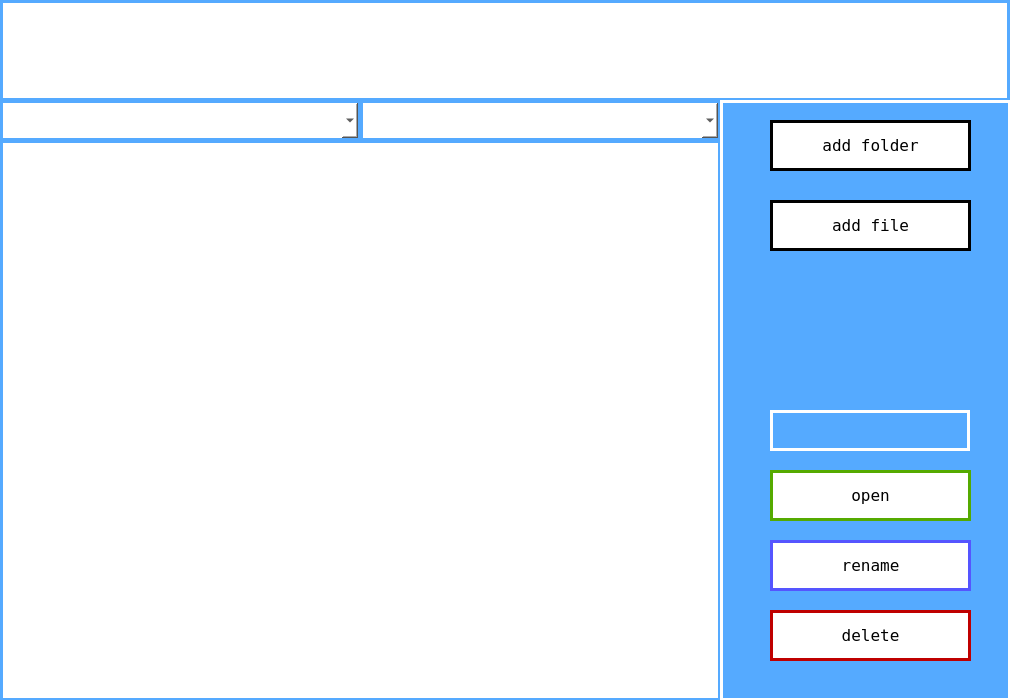
<?xml version="1.0" encoding="UTF-8"?>
<ui version="4.0">
 <class>MainWindow</class>
 <widget class="QMainWindow" name="MainWindow">
  <property name="geometry">
   <rect>
    <x>0</x>
    <y>0</y>
    <width>1010</width>
    <height>700</height>
   </rect>
  </property>
  <property name="windowTitle">
   <string>MainWindow</string>
  </property>
  <widget class="QWidget" name="centralwidget">
   <widget class="QFrame" name="frame">
    <property name="geometry">
     <rect>
      <x>0</x>
      <y>0</y>
      <width>1010</width>
      <height>101</height>
     </rect>
    </property>
    <property name="styleSheet">
     <string notr="true"/>
    </property>
    <property name="frameShape">
     <enum>QFrame::StyledPanel</enum>
    </property>
    <property name="frameShadow">
     <enum>QFrame::Raised</enum>
    </property>
    <widget class="QPushButton" name="pushButton_6">
     <property name="geometry">
      <rect>
       <x>0</x>
       <y>0</y>
       <width>1010</width>
       <height>101</height>
      </rect>
     </property>
     <property name="cursor">
      <cursorShape>OpenHandCursor</cursorShape>
     </property>
     <property name="styleSheet">
      <string notr="true">QPushButton{
background: rgb(255, 255, 255);
border: 3px solid rgb(85, 170, 255);
}
QPushButton:hover{
border: 3px solid rgb(85, 170, 255);
background: rgb(143, 206, 255);
color: white;
}
</string>
     </property>
     <property name="text">
      <string/>
     </property>
     <property name="icon">
      <iconset>
       <normaloff>Photo/197_person_1824144.png</normaloff>Photo/197_person_1824144.png</iconset>
     </property>
     <property name="iconSize">
      <size>
       <width>90</width>
       <height>104</height>
      </size>
     </property>
    </widget>
   </widget>
   <widget class="QFrame" name="frame_2">
    <property name="geometry">
     <rect>
      <x>0</x>
      <y>100</y>
      <width>721</width>
      <height>601</height>
     </rect>
    </property>
    <property name="styleSheet">
     <string notr="true">background:rgb(255, 255, 255);
border: 3px solid rgb(85, 170, 255);</string>
    </property>
    <property name="frameShape">
     <enum>QFrame::StyledPanel</enum>
    </property>
    <property name="frameShadow">
     <enum>QFrame::Raised</enum>
    </property>
    <widget class="QComboBox" name="comboBoxfile">
     <property name="geometry">
      <rect>
       <x>360</x>
       <y>0</y>
       <width>361</width>
       <height>41</height>
      </rect>
     </property>
     <property name="font">
      <font>
       <family>terminal</family>
      </font>
     </property>
     <property name="cursor">
      <cursorShape>SizeVerCursor</cursorShape>
     </property>
     <property name="acceptDrops">
      <bool>true</bool>
     </property>
     <property name="styleSheet">
      <string notr="true">QComboBox::down-arrow { 
padding-right: 5px;}
QComboBox QAbstractItemView::item {
 border: none; 
padding-left: 5px;
 }
QComboBox QAbstractItemView::item:selected { 
background: rgb(47, 175, 178); 
padding-left: 5px; 
}
QComboBox{
background: rgb(255, 255, 255);
border: 3px solid rgb(85, 170, 255);
font-family: terminal;
}</string>
     </property>
     <property name="editable">
      <bool>false</bool>
     </property>
     <property name="currentText">
      <string/>
     </property>
     <property name="duplicatesEnabled">
      <bool>false</bool>
     </property>
    </widget>
    <widget class="QComboBox" name="comboBoxFolder">
     <property name="geometry">
      <rect>
       <x>0</x>
       <y>0</y>
       <width>361</width>
       <height>41</height>
      </rect>
     </property>
     <property name="font">
      <font>
       <family>terminal</family>
      </font>
     </property>
     <property name="cursor">
      <cursorShape>SizeVerCursor</cursorShape>
     </property>
     <property name="acceptDrops">
      <bool>true</bool>
     </property>
     <property name="styleSheet">
      <string notr="true">QComboBox::down-arrow { 
padding-right: 5px;}
QComboBox QAbstractItemView::item {
 border: none; 
padding-left: 5px;
 }
QComboBox QAbstractItemView::item:selected { 
background: rgb(47, 175, 178); 
padding-left: 5px; 
}
QComboBox{
background: rgb(255, 255, 255);
border: 3px solid rgb(85, 170, 255);
font-family: terminal;
}</string>
     </property>
     <property name="editable">
      <bool>true</bool>
     </property>
     <property name="currentText">
      <string/>
     </property>
     <property name="duplicatesEnabled">
      <bool>false</bool>
     </property>
    </widget>
    <widget class="QLabel" name="label_2">
     <property name="geometry">
      <rect>
       <x>0</x>
       <y>40</y>
       <width>721</width>
       <height>561</height>
      </rect>
     </property>
     <property name="text">
      <string/>
     </property>
     <property name="pixmap">
      <pixmap>Photo/869a61947e07fd6e9d185796baf14174.jpg</pixmap>
     </property>
     <property name="scaledContents">
      <bool>true</bool>
     </property>
    </widget>
   </widget>
   <widget class="QFrame" name="frame_3">
    <property name="geometry">
     <rect>
      <x>720</x>
      <y>100</y>
      <width>291</width>
      <height>601</height>
     </rect>
    </property>
    <property name="styleSheet">
     <string notr="true">background: rgb(85, 170, 255);
border: 3px solid white;</string>
    </property>
    <property name="frameShape">
     <enum>QFrame::StyledPanel</enum>
    </property>
    <property name="frameShadow">
     <enum>QFrame::Raised</enum>
    </property>
    <widget class="QPushButton" name="dele">
     <property name="geometry">
      <rect>
       <x>50</x>
       <y>510</y>
       <width>201</width>
       <height>51</height>
      </rect>
     </property>
     <property name="font">
      <font>
       <family>Terminal</family>
       <pointsize>12</pointsize>
      </font>
     </property>
     <property name="cursor">
      <cursorShape>PointingHandCursor</cursorShape>
     </property>
     <property name="styleSheet">
      <string notr="true">QPushButton{
border: 3px solid  rgb(191, 0, 0);
color: black;
background:rgb(255, 255, 255);
}
QPushButton:hover{
border: 3px solid rgb(255, 255, 255);
background: rgb(191, 0, 0);
color: white;
}
</string>
     </property>
     <property name="text">
      <string>delete</string>
     </property>
    </widget>
    <widget class="QPushButton" name="rename">
     <property name="geometry">
      <rect>
       <x>50</x>
       <y>440</y>
       <width>201</width>
       <height>51</height>
      </rect>
     </property>
     <property name="font">
      <font>
       <family>Terminal</family>
       <pointsize>12</pointsize>
      </font>
     </property>
     <property name="cursor">
      <cursorShape>PointingHandCursor</cursorShape>
     </property>
     <property name="styleSheet">
      <string notr="true">QPushButton{
border: 3px solid  rgb(85, 85, 255);
color: black;
background:rgb(255, 255, 255);
}
QPushButton:hover{
border: 3px solid rgb(255, 255, 255);
color: white;
background: rgb(85, 85, 255);
}
</string>
     </property>
     <property name="text">
      <string>rename</string>
     </property>
    </widget>
    <widget class="QPushButton" name="open">
     <property name="geometry">
      <rect>
       <x>50</x>
       <y>370</y>
       <width>201</width>
       <height>51</height>
      </rect>
     </property>
     <property name="font">
      <font>
       <family>Terminal</family>
       <pointsize>12</pointsize>
      </font>
     </property>
     <property name="cursor">
      <cursorShape>PointingHandCursor</cursorShape>
     </property>
     <property name="styleSheet">
      <string notr="true">QPushButton{
background: rgb(255, 255, 255);
border: 3px solid rgb(85, 170, 0);
color: black
}
QPushButton:hover{
border: 3px solid rgb(255, 255, 255);
background: rgb(85, 170, 0);
color: white;
}
</string>
     </property>
     <property name="text">
      <string>open</string>
     </property>
    </widget>
    <widget class="QPushButton" name="folder">
     <property name="geometry">
      <rect>
       <x>50</x>
       <y>20</y>
       <width>201</width>
       <height>51</height>
      </rect>
     </property>
     <property name="font">
      <font>
       <family>Terminal</family>
       <pointsize>12</pointsize>
      </font>
     </property>
     <property name="cursor">
      <cursorShape>PointingHandCursor</cursorShape>
     </property>
     <property name="styleSheet">
      <string notr="true">QPushButton{
background: rgb(255, 255, 255);
border: 3px solid rgb(0, 0, 0);
color: black
}
QPushButton:hover{
border: 3px solid rgb(255, 255, 255);
background: rgb(85, 170, 255);
color: white;
}
</string>
     </property>
     <property name="text">
      <string>add folder</string>
     </property>
    </widget>
    <widget class="QPushButton" name="file">
     <property name="geometry">
      <rect>
       <x>50</x>
       <y>100</y>
       <width>201</width>
       <height>51</height>
      </rect>
     </property>
     <property name="font">
      <font>
       <family>Terminal</family>
       <pointsize>12</pointsize>
      </font>
     </property>
     <property name="cursor">
      <cursorShape>PointingHandCursor</cursorShape>
     </property>
     <property name="styleSheet">
      <string notr="true">QPushButton{
background: rgb(255, 255, 255);
border: 3px solid rgb(0, 0, 0);
color: black
}
QPushButton:hover{
border: 3px solid rgb(255, 255, 255);
background: rgb(85, 170, 255);
color: white;
}
</string>
     </property>
     <property name="text">
      <string>add file</string>
     </property>
    </widget>
    <widget class="QLabel" name="label">
     <property name="geometry">
      <rect>
       <x>50</x>
       <y>310</y>
       <width>200</width>
       <height>41</height>
      </rect>
     </property>
     <property name="font">
      <font>
       <family>Terminal</family>
       <pointsize>12</pointsize>
      </font>
     </property>
     <property name="cursor">
      <cursorShape>IBeamCursor</cursorShape>
     </property>
     <property name="text">
      <string/>
     </property>
    </widget>
   </widget>
  </widget>
 </widget>
 <resources/>
 <connections/>
</ui>
